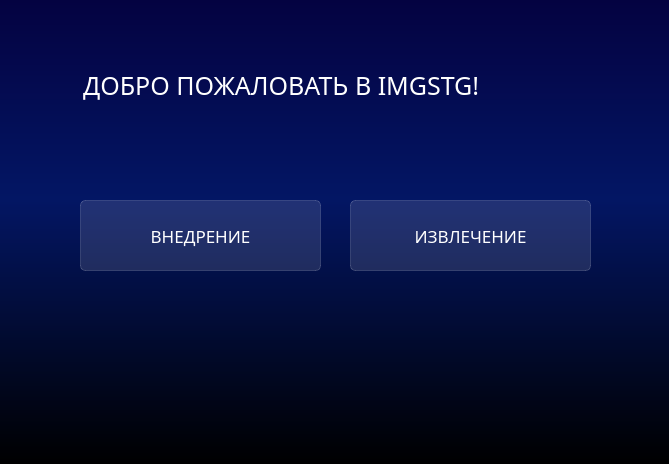
<?xml version="1.0" encoding="UTF-8"?>
<ui version="4.0">
 <class>MainWindow</class>
 <widget class="QMainWindow" name="MainWindow">
  <property name="geometry">
   <rect>
    <x>0</x>
    <y>0</y>
    <width>669</width>
    <height>464</height>
   </rect>
  </property>
  <property name="font">
   <font>
    <family>LPM PuffPuff</family>
   </font>
  </property>
  <property name="windowTitle">
   <string>IMGSTG</string>
  </property>
  <property name="styleSheet">
   <string notr="true">background-color: qlineargradient(spread:pad, x1:0, y1:0, x2:0, y2:1, stop:0 rgba(4,2,65,1), stop: 0.427447 rgba(3,22,100,1), stop: 1 rgba(0, 0, 0, 255));
font-family: LPM PuffPuff;</string>
  </property>
  <widget class="QWidget" name="centralwidget">
   <widget class="QPushButton" name="b_vnedrenie">
    <property name="geometry">
     <rect>
      <x>80</x>
      <y>200</y>
      <width>241</width>
      <height>71</height>
     </rect>
    </property>
    <property name="styleSheet">
     <string notr="true">background-color: rgba(255,255,255,30);
border: 1px solid rgba(255,255,255,40);
border-radius: 5px;
color: white;
font-size: 17px;</string>
    </property>
    <property name="text">
     <string>ВНЕДРЕНИЕ</string>
    </property>
   </widget>
   <widget class="QPushButton" name="b_izvlechenie">
    <property name="geometry">
     <rect>
      <x>350</x>
      <y>200</y>
      <width>241</width>
      <height>71</height>
     </rect>
    </property>
    <property name="styleSheet">
     <string notr="true">background-color: rgba(255,255,255,30);
border: 1px solid rgba(255,255,255,40);
border-radius: 5px;
color: white;
font-size: 17px;</string>
    </property>
    <property name="text">
     <string>ИЗВЛЕЧЕНИЕ</string>
    </property>
   </widget>
   <widget class="QLabel" name="l_welcome">
    <property name="geometry">
     <rect>
      <x>70</x>
      <y>60</y>
      <width>511</width>
      <height>51</height>
     </rect>
    </property>
    <property name="font">
     <font>
      <family>LPM PuffPuff</family>
      <pointsize>-1</pointsize>
     </font>
    </property>
    <property name="styleSheet">
     <string notr="true">background-color: none;
color: white;
font-size: 25px;

</string>
    </property>
    <property name="text">
     <string>  ДОБРО ПОЖАЛОВАТЬ В IMGSTG!</string>
    </property>
   </widget>
  </widget>
 </widget>
 <resources/>
 <connections/>
</ui>
